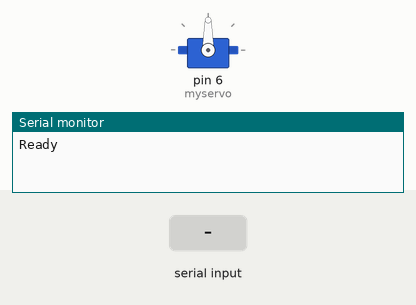
This sketch was run on a simulated Arduino Uno, built with avr-gcc and run on an emulated ATmega328P. Shown: servo, the last lines printed to the serial monitor. The test bench sets the inputs (shaded band).

Above: at 1.2 s.
1.3 s: "1" received over Serial
At 2.6 s:
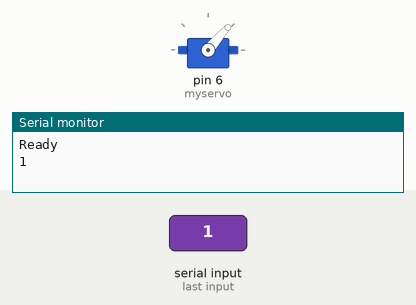
2.9 s: "0" received over Serial
At 3.8 s:
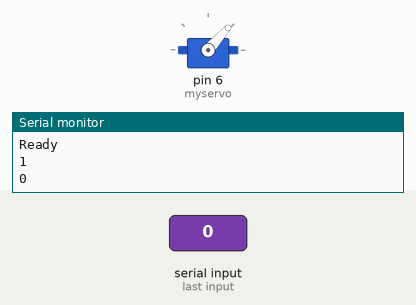
Timing chart, 0 to 5.9 s (numbered marks = the images above; inputs shaded):
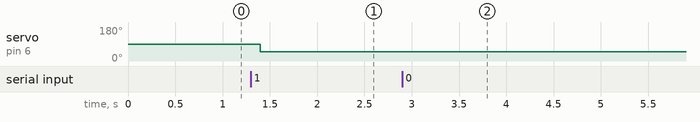

Measured:
- after the input at 1.3 s, servo on pin 6 (myservo): 90° → 49° after 0.10 s
- after the input at 2.9 s, servo on pin 6 (myservo): 49° → 48° after 0.10 s

The sketch:

sketch_dec12a.ino
```cpp
#include <Servo.h>

Servo myservo;  // create servo object to control a servo

void setup() {
  Serial.begin(9600);
  Serial.println("Ready");
  myservo.attach(6);  // attaches the servo on pin 9 to the servo object
}

void loop() {
  char inByte = ' ';
  if (Serial.available()) { // only send data back if data has been sent
    char inByte = Serial.read(); // read the incoming data
    Serial.println(inByte); // send the data back in a new line so that it is not all one long line
    myservo.write(inByte);
    //Serial.println("Servo");

  }
  delay(100); // delay for 1/10 of a second
}
```
